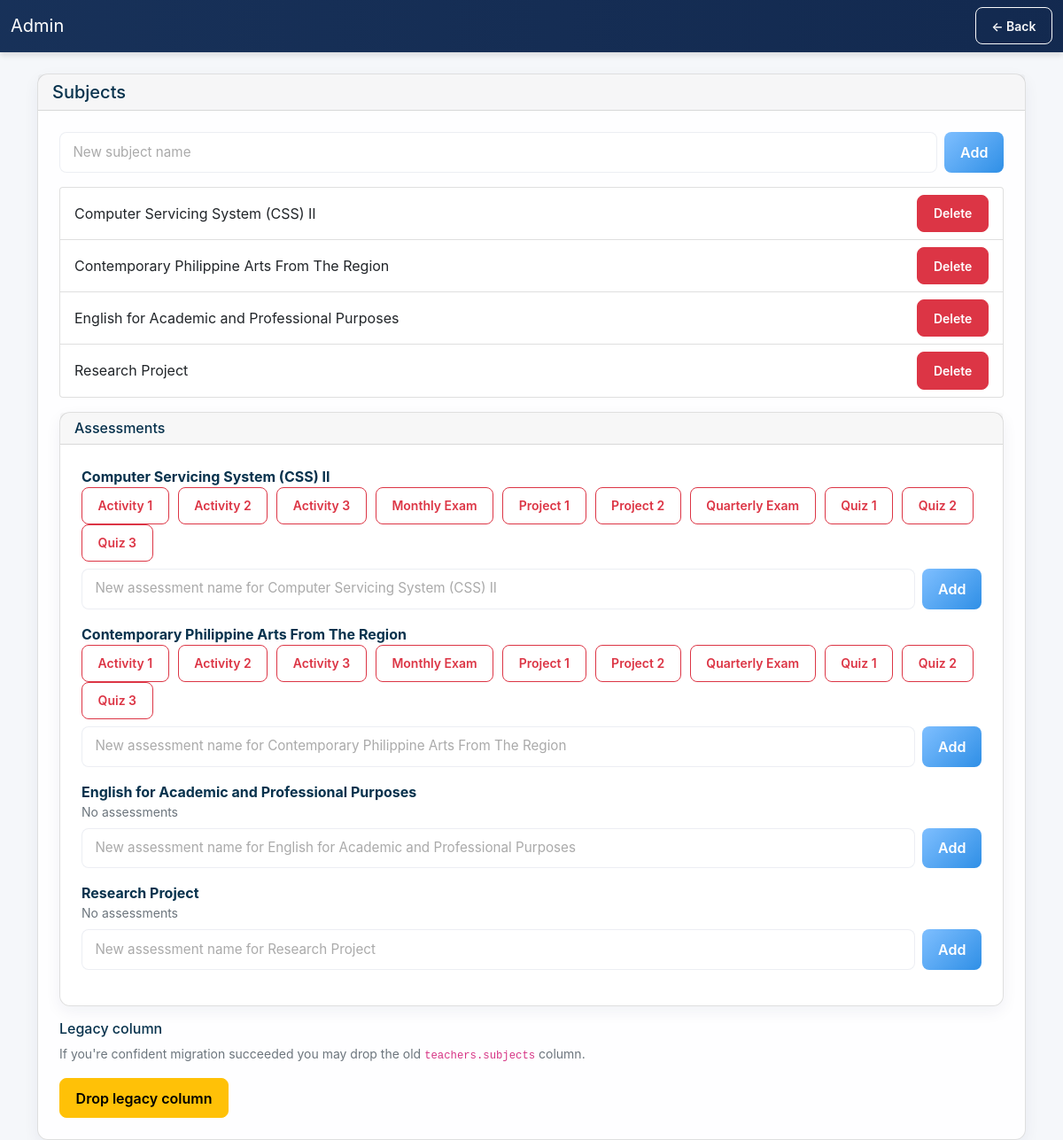
The page /subjects_admin.php (signed in) on the database its author committed.
### tables this page shows
CREATE TABLE `subjects` (
  `id` int(11) NOT NULL,
  `name` varchar(150) NOT NULL
);

CREATE TABLE `assessments` (
  `id` int(11) NOT NULL,
  `subject_id` int(11) DEFAULT NULL,
  `name` varchar(150) NOT NULL,
  `max_score` decimal(6,2) DEFAULT 100.00,
  `assessment_date` date DEFAULT NULL,
  `created_at` timestamp NULL DEFAULT NULL
);

### subjects_admin.php (the view, shortened to what this page needs)
<?php
include 'database.php';
$res = $connection->query("SELECT id, name FROM subjects ORDER BY name");
$subjects = $res ? $res->fetch_all(MYSQLI_ASSOC) : [];
$assRes = $connection->query("SELECT id, subject_id, name FROM assessments ORDER BY subject_id, name");
$assessments = [];
if ($assRes) {
    while ($arow = $assRes->fetch_assoc()) {
        $assessments[intval($arow['subject_id'])][] = $arow;
    }
}
?>
<!doctype html>
<html>
<head>
    <link href="https://cdn.jsdelivr.net/npm/bootstrap@5.1.3/dist/css/bootstrap.min.css" rel="stylesheet">
    <link rel="stylesheet" href="assets/css/style.css">
</head>
<body>
    <nav class="navbar navbar-dark bg-dark">
        <div class="container-fluid">
            <a class="navbar-brand" href="admin.php">Admin</a>
            <div>
                <a class="btn btn-outline-light btn-sm" href="admin.php">← Back</a>
            </div>
        </div>
    </nav>
    <div class="container mt-4">
        <div class="card">
            <div class="card-header">
                <h5 class="mb-0">Subjects</h5>
            </div>
            <div class="card-body">
                <form method="POST" class="d-flex mb-3">
                    <input name="name" class="form-control me-2" placeholder="New subject name">
                    <button class="btn btn-primary">Add</button>
                </form>
                <div class="list-group mb-3">
                    <?php foreach ($subjects as $s): ?>
                        <div class="list-group-item d-flex justify-content-between align-items-center">
                            <div><?php echo htmlspecialchars($s['name']); ?></div>
                            <form method="POST" style="margin:0;">
                                <button class="btn btn-sm btn-danger" onclick="return confirm('Delete subject?')">Delete</button>
                            </form>
                        </div>
                    <?php endforeach; ?>
                </div>
                <div class="card mt-3">
                    <div class="card-header">
                        <h6 class="mb-0">Assessments</h6>
                    </div>
                    <div class="card-body">
                        <?php foreach ($subjects as $s): ?>
                            <div class="mb-3">
                                <strong><?php echo htmlspecialchars($s['name']); ?></strong>
                                <div class="small mb-2">
                                    <?php if (!empty($assessments[intval($s['id'])])): ?>
                                        <?php foreach ($assessments[intval($s['id'])] as $a): ?>
                                            <form method="POST" style="display:inline-block;margin-right:6px;">
                                                <button class="btn btn-sm btn-outline-danger" onclick="return confirm('Delete assessment?')"><?php echo htmlspecialchars($a['name']); ?></button>
                                            </form>
                                        <?php endforeach; ?>
                                    <?php else: ?>
                                        <span class="text-muted">No assessments</span>
                                    <?php endif; ?>
                                </div>
                                <form method="POST" class="d-flex mb-2">
                                    <input type="text" name="assessment_name" class="form-control me-2" placeholder="New assessment name for <?php echo htmlspecialchars($s['name']); ?>">
                                    <button class="btn btn-primary">Add</button>
                                </form>
                            </div>
                        <?php endforeach; ?>
                    </div>
                </div>
                <div class="mt-3">
                    <h6>Legacy column</h6>
                    <p class="small text-muted">If you're confident migration succeeded you may drop the old <code>teachers.subjects</code> column.</p>
                    <form method="POST" onsubmit="return confirm('Drop legacy column subjects from teachers? This is irreversible.');">
                        <button class="btn btn-warning">Drop legacy column</button>
                    </form>
                </div>
            </div>
        </div>
    </div>
</body>
</html>

### assets/css/style.css (style rules this page uses)
* { margin: 0; padding: 0; box-sizing: border-box; }
:root { --blue-50: #f3f9ff; --blue-100: #e6f2ff; --blue-200: #cfe9ff; --blue-400: #7fbfff; --blue-500: #4da9ff; --blue-600: #2f8fe6; --blue-700: #1f6fb3; --muted: #fbfdff; --glass-alpha: 0.88; }
body { font-family: 'Inter', -apple-system, system-ui, 'Segoe UI', Roboto, sans-serif; font-weight: 400; -webkit-font-smoothing: antialiased; -moz-osx-font-smoothing: grayscale; min-height: 100vh; position: relative; color: #07324d; background-color: #f5f7fa; }
html { -webkit-text-size-adjust: 100%; }
.card { border-radius: 12px; box-shadow: 0 6px 18px rgba(15, 38, 80, 0.06); transition: transform 0.18s, box-shadow 0.18s, background 0.2s; background: rgba(255,255,255,var(--glass-alpha)); }
.card-body { padding: 1.5rem; }
.form-control, .form-select { transition: border-color 0.25s ease, box-shadow 0.25s ease, background-color 0.2s ease; }
.form-control::placeholder { color: #aaa; transition: color 0.3s ease; }
.card, .advisory-classes-section, .dashboard-main > h2 { animation: fadeUp 420ms ease both; }
.navbar { animation: fadeUp 360ms ease both; }
.btn { transition: transform 0.18s ease, box-shadow 0.18s ease, background 0.18s ease; }
.card .text-muted.small { color: #6c757d; }
.form-control, .form-select { border-radius: 8px; border: 1px solid rgba(15,40,100,0.08); padding: 0.65rem 0.9rem; transition: border-color 0.2s, box-shadow 0.2s; font-size: 0.95rem; background: rgba(255,255,255,0.9); }
.btn { border-radius: 8px; padding: 0.6rem 1.1rem; font-weight: 600; transition: transform 0.15s, box-shadow 0.15s; }
.btn-primary { background: linear-gradient(135deg, var(--blue-400) 0%, var(--blue-600) 100%); border: none; color: #fff; }
a { color: #667eea; text-decoration: none; transition: color 0.3s; }
.navbar { box-shadow: 0 4px 6px rgba(0, 0, 0, 0.1); }
.navbar-dark { background: linear-gradient(90deg, rgba(11,38,80,0.95), rgba(6,30,70,0.95)) !important; border-bottom: 1px solid rgba(255,255,255,0.02); }

### rows shown on the page
subjects: name "Computer Servicing System (CSS) II", assessment_name "New assessment name for Computer Servicing System (CSS) II"
subjects: name "Contemporary Philippine Arts From The Region", assessment_name "New assessment name for Contemporary Philippine Arts From The Region"
subjects: name "English for Academic and Professional Purposes", shows "No assessments", assessment_name "New assessment name for English for Academic and Professional Purposes"
subjects: name "Research Project", shows "No assessments", assessment_name "New assessment name for Research Project"
assessments: name "Activity 1"
assessments: name "Activity 2"
assessments: name "Activity 3"
assessments: name "Monthly Exam"
assessments: name "Project 1"
assessments: name "Project 2"
assessments: name "Quarterly Exam"
assessments: name "Quiz 1"
assessments: name "Quiz 2"
assessments: name "Quiz 3"
assessments: name "Activity 1"
assessments: name "Activity 2"
assessments: name "Activity 3"
assessments: name "Monthly Exam"
assessments: name "Project 1"
assessments: name "Project 2"
assessments: name "Quarterly Exam"
assessments: name "Quiz 1"
assessments: name "Quiz 2"
assessments: name "Quiz 3"
